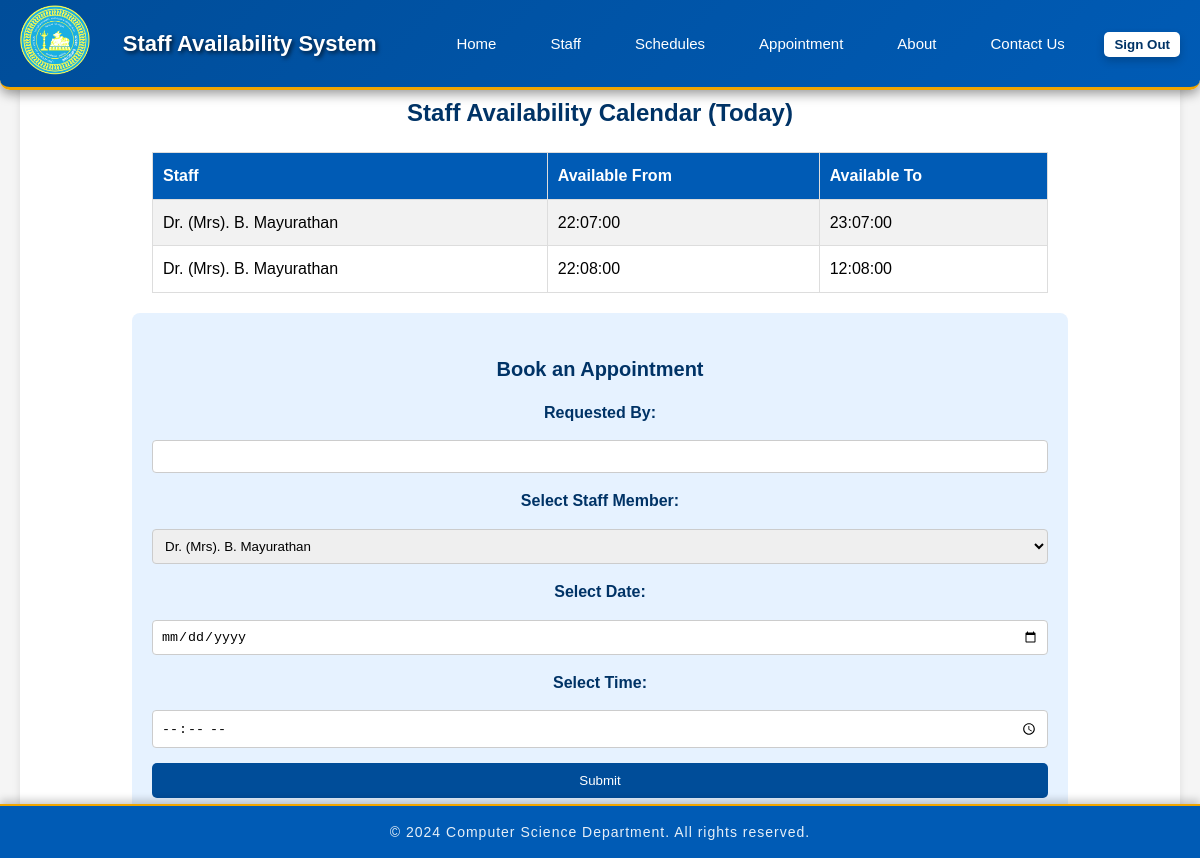
The app's page /page/Staff_Schedules.php with its own data.
### tables this page shows
CREATE TABLE `staff_availability` (
  `id` int(11) NOT NULL,
  `staff_id` int(11) DEFAULT NULL,
  `day_of_week` varchar(20) NOT NULL,
  `start_time` time NOT NULL,
  `end_time` time NOT NULL,
  `available` tinyint(1) DEFAULT 1,
  `status` varchar(50) DEFAULT 'pending'
);

CREATE TABLE `staff` (
  `id` int(11) NOT NULL,
  `name` varchar(255) NOT NULL,
  `position` varchar(100) NOT NULL,
  `office_location` varchar(255) DEFAULT NULL,
  `email` varchar(255) NOT NULL,
  `phone` varchar(20) DEFAULT NULL,
  `office_hours` varchar(255) DEFAULT NULL,
  `created_at` datetime DEFAULT current_timestamp()
);

### page/Staff_Schedules.php (the view, shortened to what this page needs)
<?php
include('database.php');
$dsn = "mysql:host=$host;dbname=$db;charset=$charset";
$options = [
    PDO::ATTR_ERRMODE => PDO::ERRMODE_EXCEPTION,
    PDO::ATTR_DEFAULT_FETCH_MODE => PDO::FETCH_ASSOC,
    PDO::ATTR_EMULATE_PREPARES => false,
];
try {
    $pdo = new PDO($dsn, $user, $pass, $options);
} catch (\PDOException $e) {
    die("Error connecting to the database: " . $e->getMessage());
}
$scheduleQuery = "SELECT s.name, sa.start_time, sa.end_time FROM staff_availability sa JOIN staff s ON sa.staff_id = s.id";
$scheduleResult = $pdo->query($scheduleQuery);
?>
<!DOCTYPE html>
<html lang="en">
<head>
    <link rel="stylesheet" href="../style/navbar.css">
    <link rel="stylesheet" href="../style/stylesStaff_Schedules1.css">
    <link rel="stylesheet" href="https://cdnjs.cloudflare.com/ajax/libs/font-awesome/6.4.0/css/all.min.css"
/>
</head>
<body>
    <center>
        <header class="header" id="header">
            <div class="navbar">
                <div class="logo">
                    <a href="Home1.php"><img src="../media/department-logo.png" alt="Department Logo" /></a>
                </div>
                <h1>Staff Availability System</h1>
                <nav>
                    <ul class="a" id="dropdown-content">
                        <li><a href="Home1.php">Home</a></li>
                        <li><a href="Staff_Directory.php">Staff</a></li>
                        <li><a href="Staff_Schedules.php">Schedules</a></li>
                        <li><a href="Appointment_Management.php">Appointment</a></li>
                        <li><a href="About_Us_Page.php">About</a></li>
                        <li><a href="Contact_Us_Page.php">Contact Us</a></li>
                    </ul>
                </nav>
                <form method="POST" style="display: inline;">
                    <button type="submit" name="sign_out" class="login-btn">Sign Out</button>
                </form>
            </div>
        </header>
        <section class="staff-schedules">
            <h2>Staff Availability Calendar (Today)</h2>
            <div class="calendar">
                <div class="calendar-body">
                    <?php if ($scheduleResult->rowCount() > 0): ?>
                        <table class="schedule-table" id="tal">
                            <tr>
                                <th>Staff</th>
                                <th>Available From</th>
                                <th>Available To</th>
                            </tr>
                            <?php while ($row = $scheduleResult->fetch()): ?>
                                <tr>
                                    <td><?php echo htmlspecialchars($row['name']); ?></td>
                                    <td><?php echo htmlspecialchars($row['start_time']); ?></td>
                                    <td><?php echo htmlspecialchars($row['end_time']); ?></td>
                                </tr>
                            <?php endwhile; ?>
                        </table>
                    <?php else: ?>
                        <p>No schedules available.</p>
                    <?php endif; ?>
                </div>
            </div>
            <div class="booking-system">
                <h3>Book an Appointment</h3>
                <form action="Staff_Schedules.php" method="POST">
                    <label for="requestedBy">Requested By:</label>
                    <input type="text" id="requestedBy" name="requested_by" value="<?php echo $_SESSION['uniname'];?>">
                    <label for="staffSelect">Select Staff Member:</label>
                    <select id="staffSelect" name="staff_member" required>
                        <?php
                            $q="SELECT name FROM staff";
                            $res=mysqli_query($conn,$q);
                            while ($row=mysqli_fetch_array($res)) {
                                echo "<option value=\"" . htmlspecialchars($row['name']) . "\">" . htmlspecialchars($row['name']) . "</option>";
                            }
                        ?>
                    </select>
                    <label for="dateSelect">Select Date:</label>
                    <input type="date" id="dateSelect" name="appointment_date" required>
                    <label for="timeSelect">Select Time:</label>
                    <input type="time" id="timeSelect" name="appointment_time" required>
                    <input type="submit" name="book" class="book-btn" value="Submit">
                </form>
            </div>
        </section>
    </center>
    <footer>
        <p>&copy; 2024 Computer Science Department. All rights reserved.</p>
    </footer>
</body>
</html>

### style/navbar.css (style rules this page uses)
.header { position: fixed; width: 100%; top: 0; left: 0; z-index: 1000; transition: background-color 0.3s, box-shadow 0.3s; }
.navbar { display: flex; justify-content: space-between; align-items: center; background: linear-gradient(135deg, #004d99, #005bb5); padding: 0.3em 20px; color: white; box-shadow: 0 4px 12px rgba(0, 0, 0, 0.4); border-bottom: 3px solid #f0a500; border-radius: 0 0 10px 10px; }
.logo img { width: 70px; height: auto; transition: transform 0.3s; }
.navbar h1 { font-size: 22px; margin-left: 20px; font-weight: bold; text-shadow: 2px 2px 4px rgba(0, 0, 0, 0.7); }
.navbar ul { display: flex; margin-left: auto; }
.navbar ul li { list-style: none; margin: 0 15px; position: relative; }
.navbar ul li a { color: white; text-decoration: none; font-size: 15px; padding: 8px 12px; border-radius: 5px; transition: background-color 0.3s ease-in, color 0.3s ease-in, transform 0.3s ease-in; }
.login-btn { padding: 10px 20px; background-color: #f0a500; color: white; border: none; border-radius: 5px; cursor: pointer; transition: background-color 0.3s ease-in, transform 0.3s, box-shadow 0.3s; font-weight: bold; box-shadow: 0 4px 8px rgba(0, 0, 0, 0.2); }
body { font-family: 'Arial', sans-serif; margin: 0; padding: 0; background-color: #f5f5f5; line-height: 1.6; }
footer { background-color: #005bb5; color: #ffffff; padding: 15px 0; text-align: center; position: fixed; bottom: 0; width: 100%; box-shadow: 0 -4px 8px rgba(0, 0, 0, 0.2); border-top: 2px solid #f0a500; }
footer p { margin: 0; font-size: 14px; font-weight: 250; letter-spacing: 1px; opacity: 0.9; }

### style/stylesStaff_Schedules1.css (style rules this page uses)
center { max-width: 1200px; margin: auto; padding: 20px; }
h2 { margin-top: 3%; }
.login-btn { background-color: #ffffff; color: #003366; border: none; padding: 5px 10px; border-radius: 5px; cursor: pointer; transition: background-color 0.3s; }
.staff-schedules { background-color: #ffffff; border-radius: 8px; padding: 20px; margin-top: 20px; box-shadow: 0px 4px 8px rgba(0, 0, 0, 0.1); }
.staff-schedules h2 { font-size: 24px; margin-bottom: 20px; color: #003366; }
.schedule-table { width: 80%; border-collapse: collapse; margin-bottom: 20px; }
.schedule-table th, .schedule-table td { border: 1px solid #dddddd; padding: 10px; text-align: left; }
.schedule-table th { background-color: #005bb5; color: #ffffff; }
.schedule-table tr:nth-child(even) { background-color: #f2f2f2; }
.booking-system { width: 80%; margin-top: 20px; background-color: #e6f2ff; padding: 20px; border-radius: 8px; }
.booking-system h3 { font-size: 20px; margin-bottom: 15px; color: #003366; }
.booking-system form { display: flex; flex-direction: column; gap: 15px; }
.booking-system label { font-weight: bold; color: #003366; }
.booking-system input, .booking-system select { padding: 8px; border: 1px solid #ccc; border-radius: 4px; }
.booking-system .book-btn { background-color: #004d99; color: #ffffff; padding: 10px; border: none; border-radius: 5px; cursor: pointer; transition: background-color 0.3s; }

### records on screen
staff_availability: staff.name "Dr. (Mrs). B. Mayurathan", start_time "22:07:00", end_time "23:07:00"
staff_availability: staff.name "Dr. (Mrs). B. Mayurathan", start_time "22:08:00", end_time "12:08:00"

### other values on screen
form field staff_member "Dr. (Mrs). B. Mayurathan"
